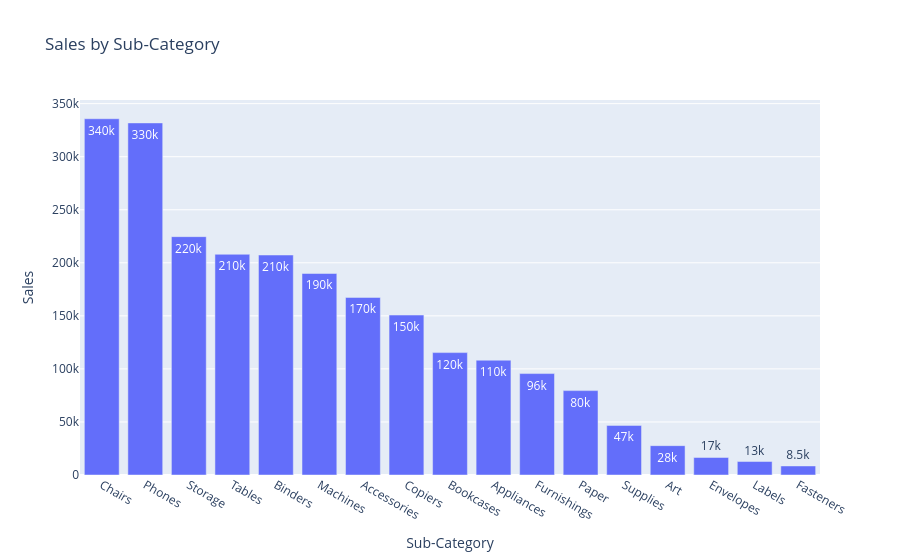

The cell this chart's notebook holds for it:
### Code cell
fig = px.bar(
    subcategory_analysis.reset_index(),
    x="Sub-Category",
    y="Sales",
    title="Sales by Sub-Category",
    text_auto=".2s"
)

fig.show()

### Figure 1 — Plotly figure (JSON) as saved in the notebook; plotly's stock layout.template omitted (floating-point values rounded to 4 significant figures)
{"data": [{"hovertemplate": "Sub-Category=%{x}<br>Sales=%{y}<extra></extra>", "legendgroup": "", "marker": {"color": "#636efa", "pattern": {"shape": ""}}, "name": "", "orientation": "v", "showlegend": false, "textposition": "auto", "texttemplate": "%{y:.2s}", "type": "bar", "x": ["Chairs", "Phones", "Storage", "Tables", "Binders", "Machines", "Accessories", "Copiers", "Bookcases", "Appliances", "Furnishings", "Paper", "Supplies", "Art", "Envelopes", "Labels", "Fasteners"], "xaxis": "x", "y": [335800.0, 331800.0, 224600.0, 208000.0, 207400.0, 189900.0, 167400.0, 150700.0, 115400.0, 108200.0, 95600.0, 79540.0, 46730.0, 27660.0, 16530.0, 12700.0, 8532.0], "yaxis": "y"}], "layout": {"barmode": "relative", "legend": {"tracegroupgap": 0}, "title": {"text": "Sales by Sub-Category"}, "xaxis": {"anchor": "y", "domain": [0, 1], "title": {"text": "Sub-Category"}}, "yaxis": {"anchor": "x", "domain": [0, 1], "title": {"text": "Sales"}}}}
